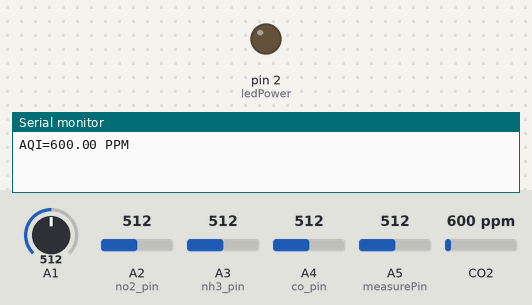
Simulated run of this sketch. Board: Arduino Uno, built with avr-gcc and run on an emulated ATmega328P. On the bench: output pins drawn as LEDs (lit = HIGH), the last lines printed to the serial monitor. The inputs (shaded band) are chosen by the test bench; at power-on: A1 = 512, A2 (no2_pin) = 512, A3 (nh3_pin) = 512, A4 (co_pin) = 512, A5 (measurePin) = 512, CO2 600 ppm.

Above: at 0.1 s.
At 2.1 s:
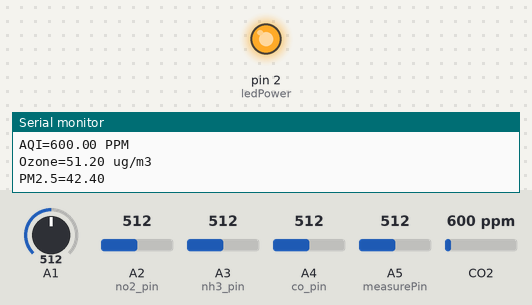
Timing chart, 0 to 3.6 s (numbered marks = the images above):
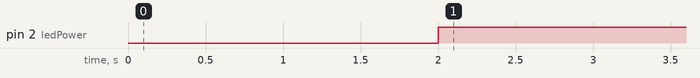

The sketch:

arduino.ino
```cpp
#include <SoftwareSerial.h>
#include <ArduinoJson.h>
#include "MQ135.h"
const int ANALOGPIN=0;


SoftwareSerial s(5,6); // (Rx, Tx)
int aqi;
int o3;
int i,j,k;
float o3_final,aqi_final,co_final,no2_final,nh3_final;

int measurePin = 5; //Connect dust sensor to Arduino A0 pin
int ledPower = 2;   //Connect 3 led driver pins of dust sensor to Arduino D2

int samplingTime = 280;
int deltaTime = 40;
int sleepTime = 9680;

float voMeasured = 0;
float calcVoltage = 0;
float dustDensity = 0;

float co,no2,nh3;
int co_pin=4;
int no2_pin=2;
int nh3_pin=3;

void setup(){
s.begin(9600); // sets the serial port to 9600
Serial.begin(9600);
pinMode(ledPower,OUTPUT);
 }
void loop(){
for(i=0;i<1;i++){
//aqi = analogRead(0);
MQ135 gasSensor = MQ135(ANALOGPIN);
aqi = gasSensor.getPPM();
aqi_final=aqi;
Serial.print("AQI=");
Serial.print(aqi_final);
Serial.println(" PPM");
delay(1000);


o3 =analogRead(1);
o3_final=o3/10.0; //(0.0409*o3*48.00)
Serial.print("Ozone=");
Serial.print(o3_final);
Serial.println(" ug/m3");
delay(1000);


digitalWrite(ledPower,LOW); // power on the LED
 delayMicroseconds(samplingTime);

  voMeasured = analogRead(measurePin); // read the dust value

  delayMicroseconds(deltaTime);
  digitalWrite(ledPower,HIGH); // turn the LED off
  delayMicroseconds(sleepTime);

  // 0 - 5V mapped to 0 - 1023 integer values
  // recover voltage
  calcVoltage = voMeasured * (5.0 / 1024.0);

  // linear eqaution taken from http://www.howmuchsnow.com/arduino/airquality/
  // Chris Nafis (c) 2012
  dustDensity = 17* calcVoltage - 0.1;

  Serial.print("PM2.5=");
  Serial.println(dustDensity); // unit: ug/m3

  delay(1000);


co =analogRead(co_pin);

no2=analogRead(no2_pin);

nh3=analogRead(nh3_pin);

co=co/100.0;
no2=no2/10.0;
nh3=nh3/10.0;

co_final=co;
Serial.print("CO=");
Serial.print(co_final);
Serial.println(" ug/m3");
delay(1000);

no2_final=no2;
Serial.print("NO2=");
Serial.print(no2_final);
Serial.println(" ug/m3");
delay(1000);

nh3_final=nh3;
Serial.print("NH3=");
Serial.print(nh3_final);
Serial.println(" ug/m3");
delay(1000);


StaticJsonBuffer<1000> jsonBuffer;
JsonObject& root=jsonBuffer.createObject();
root["data1"]=dustDensity;
root["data2"]=no2_final;
root["data3"]= nh3_final;
root["data4"]= co_final;
root["data5"]= o3_final;
root["data6"]= aqi_final;

if (s.available()>0)
{
  root.printTo(s);
}
//delay (60UL * 60UL * 1000UL);
delay(5000);
}
}
```

Measured:
- by itself, pin 2 (ledPower): LOW → HIGH at 2.0 s
